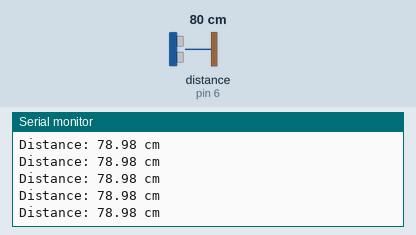
Simulated run of this sketch. Board: Arduino Uno, built with avr-gcc and run on an emulated ATmega328P. Parts: the last lines printed to the serial monitor. Wiring (inferred from the names in the program): ultrasonic range finder: trigger pin 7; echo pin 6. Inputs (shaded band) come from the test bench; at power-on: distance to the obstacle (sensor on pin 6) 80 cm. The echo pulse lasts 58.3 µs per cm.

Above: at 1.2 s.
1.3 s: distance to the obstacle (sensor on pin 6) set to 18 cm
At 1.46 s:
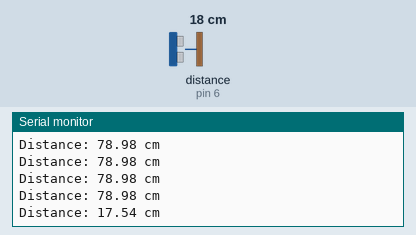
4.3 s: distance to the obstacle (sensor on pin 6) set to 4 cm
At 4.4 s:
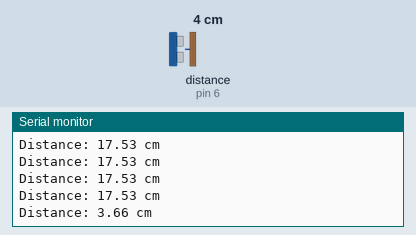
7.3 s: distance to the obstacle (sensor on pin 6) set to 120 cm
At 7.4 s:
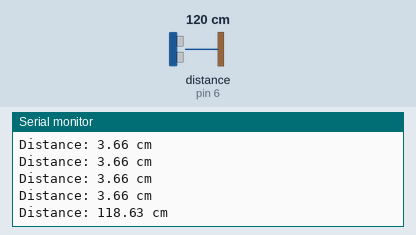
10.3 s: distance to the obstacle (sensor on pin 6) set to 9 cm
At 10.41 s:
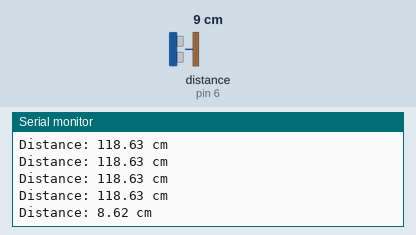
Timing chart, 0 to 13.3 s (numbered marks = the images above; inputs shaded):
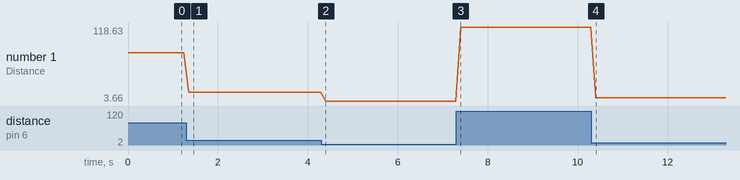

Measured:
- after the input at 1.3 s, the serial monitor: prints a new line after 0.05 s (image 1)
- after the input at 4.3 s, the serial monitor: prints a new line after 0.10 s (image 2)
- after the input at 7.3 s, the serial monitor: prints a new line after 0.10 s (image 3)
- after the input at 10.3 s, the serial monitor: prints a new line after 0.11 s (image 4)
- plotted number 1: 78.98 → 17.53 after the input at 1.3 s, 17.53 → 3.66 after the input at 4.3 s, 3.66 → 118.63 after the input at 7.3 s, 118.63 → 8.62 after the input at 10.3 s

The sketch:

send_sensor_2.ino
```cpp
#include <SoftwareSerial.h>
SoftwareSerial mySerial(11, 10);
const int trigPin = 7;  // Trig pin of the JSN-SR04T connected to Arduino digital pin 2
const int echoPin = 6;  // Echo pin of the JSN-SR04T connected to Arduino digital pin 3

void setup() {
  Serial.begin(9600);
  pinMode(trigPin, OUTPUT);
  pinMode(echoPin, INPUT);
  mySerial.begin(9600);
}

void loop() {
  // Trigger pulse to initiate measurement
  digitalWrite(trigPin, LOW);
  delayMicroseconds(50);
  digitalWrite(trigPin, HIGH);
  delayMicroseconds(200);
  digitalWrite(trigPin, LOW);

  // Measure the duration of the echo pulse
  long duration = pulseIn(echoPin, HIGH);

  // Calculate the distance in centimeters
  float distanceCM = duration * 0.034 / 2;

  // Print the distance to the Serial Monitor
  Serial.print("Distance: ");
  Serial.print(distanceCM);
  Serial.println(" cm");

  String send_data = String(distanceCM) + "&";
  mySerial.print(send_data);

  // Wait for a short delay before the next measurement
  delay(100);
}
```
